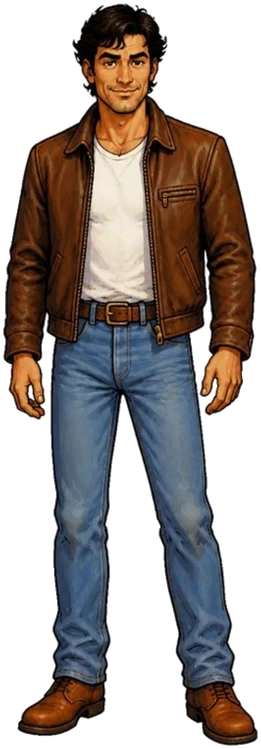
#> input picture art/style_refs/alan_front.png, 261 x 749 px
$ python -i gen_image.py   (imports and definitions only)
#> lines starting #> are read from the running program, lines starting #| are printed output that depends on the picture; after the words box and inside, x2 and y2 are one past the last pixel; in counts of white or black regions, pixels touching at a corner belong together
#> further down, picture is the input picture: PIL image 261x749 RGBA; mean R, G, B, A 67.1, 58.4, 54.7, 144.7
# Edits an existing Canva sprite with Gemini (variations only: new poses, in-betweens, mouths, fixes).
#   python3 scripts/gen_image.py --ref art/sprites/alan_side.webp [--ref extra.png ...] \
#       --prompt "same pose, facing left" --out art/review/alan/test/alan_side_left.png
# The first --ref is the main reference: palette, canvas size and feet anchor are matched to it.
# Every call also sends art/style_refs/*.png and the fixed style text. Each result is keyed to
# transparency, colour-matched, framed, saved, put side by side with the reference in the output
# folder (<out>_sbs.png) and logged to art/review/log.md. Nothing here touches the game.
# The API key comes from .env (GEMINI_API_KEY) and is never printed or written anywhere.
import argparse, base64, datetime, glob, io, json, os, sys
import numpy as np
from PIL import Image, ImageDraw

ROOT = os.path.dirname(os.path.dirname(os.path.abspath(__file__)))
MODEL = 'gemini-nano-banana-2.1'
STYLE = ('Match the reference images exactly: same painted 1990s point-and-click adventure style, '
         'same line weight, same colour palette, same lighting and proportions. '
         'Change only what the prompt asks for.')
KEY_RGB = (0, 177, 64)  # flat chroma green behind every reference; keyed out of the result
KEY_NAME = 'green'  # --key magenta for subjects painted green (the bench man's park bench)
KEYS = {'green': (0, 177, 64), 'magenta': (255, 0, 255)}
# USD per 1M tokens (ai.google.dev pricing, standard tier)
PRICE = {'gemini-nano-banana-2.1': (1.50, 7.50, 30.00), 'gemini-3-pro-image': (2.00, 12.00, 120.00),
         'gemini-3.1-flash-lite-image': (0.25, 1.50, 30.00)}


# [35 lines left out: functions api_key, sprite_meta, on_key, png_b64, aspect_for, not called in this run]


def key_out(im):
    """Flat green background -> alpha, with despill on the edge pixels."""
    a = np.asarray(im.convert('RGB')).astype(np.float32)
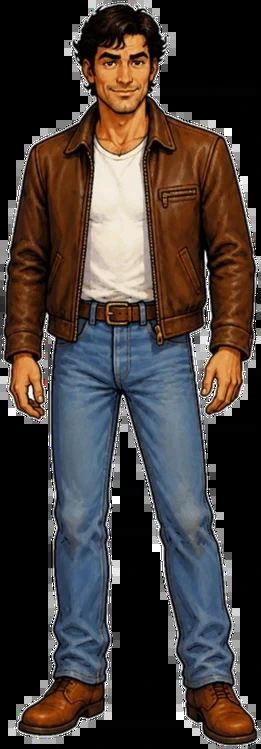
#> a: shape (749, 261, 3) float32; mean R, G, B 67.1, 58.4, 54.7
    r, g, b = a[..., 0], a[..., 1], a[..., 2]
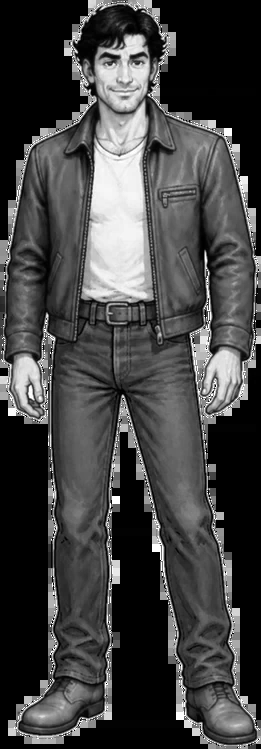
#> r: shape (749, 261) float32; min 0, max 255, mean 67.1
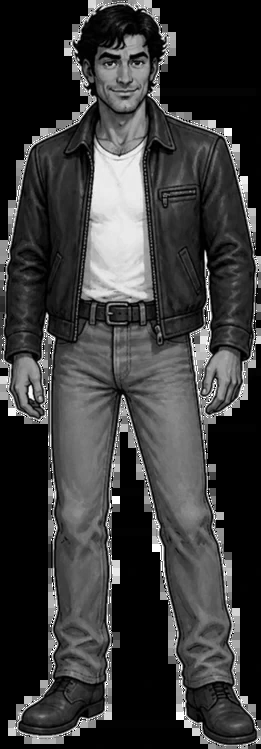
#> g: shape (749, 261) float32; min 0, max 255, mean 58.4
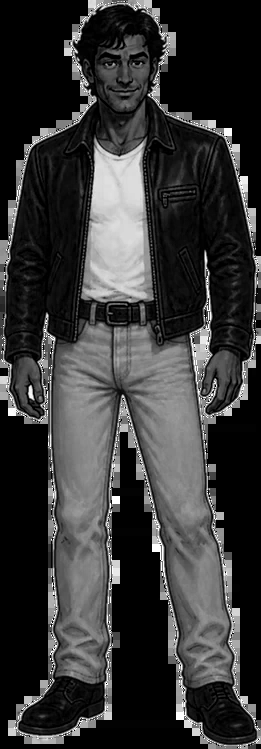
#> b: shape (749, 261) float32; min 0, max 255, mean 54.7
    green = g - np.maximum(r, b) if KEY_NAME == 'green' else np.minimum(r, b) - g  # how far toward the key colour
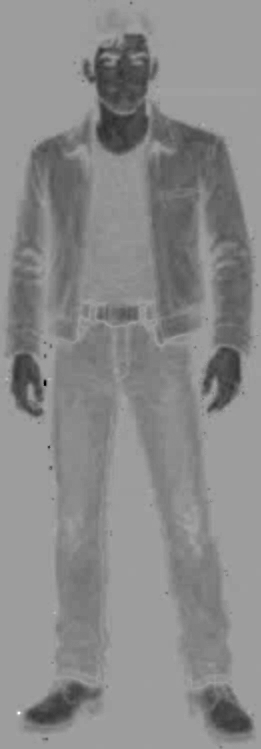
#> green: shape (749, 261) float32; min -142, max 88, mean -17.2; drawn with min black and max white
    alpha = np.clip(1 - (green - 25) / 60, 0, 1)      # solid >= 85 over, opaque <= 25 over
    spill = np.clip(green, 0, None) * (alpha < 1)     # pull the leftover green out of the fringe
    if KEY_NAME == 'green': a[..., 1] -= spill * 0.85
#> a: shape (749, 261, 3) float32; 0.01% of pixels changed, all inside (x1, y1, x2, y2) = (17, 711, 21, 715)
    else: a[..., 0] -= spill * 0.85; a[..., 2] -= spill * 0.85
    out = np.dstack([np.clip(a, 0, 255), alpha * 255]).astype(np.uint8)
    out = Image.fromarray(out, 'RGBA')
    # keep only the largest connected figure (drops stray specks)
    import cv2
    m = (np.asarray(out)[..., 3] > 128).astype(np.uint8)
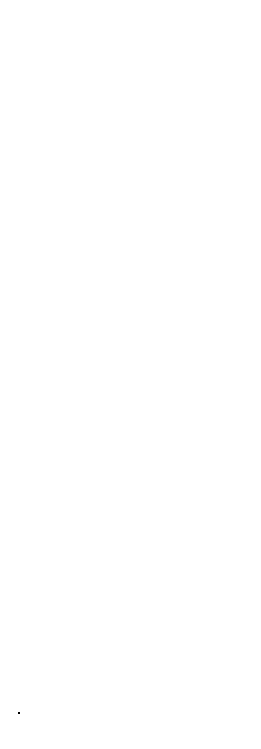
#> m: shape (749, 261); values 0 (black) and 1 (white), 100% white; black in thin lines or dots, all inside (x1, y1, x2, y2) = (18, 712, 20, 714)
    n, lab, st, _ = cv2.connectedComponentsWithStats(m, 8)
#> n = 2; st = [[18, 712, 2, 2, 4], [0, 0, 261, 749, 195485]]
    if n > 2:
        keep = np.zeros_like(m)
        big = st[1:, cv2.CC_STAT_AREA].max()
        for i in range(1, n):
            if st[i, cv2.CC_STAT_AREA] >= big * 0.02: keep[lab == i] = 1
        arr = np.asarray(out).copy(); arr[..., 3] = arr[..., 3] * cv2.dilate(keep, np.ones((3, 3), np.uint8))
        out = Image.fromarray(arr, 'RGBA')
    return out


# [58 lines left out: functions defringe, match_palette, feet, frame_to, not called in this run]


def fig_height(im):
    ys = np.where((np.asarray(im)[..., 3] > 128).any(1))[0]
    return float(ys.max() - ys.min())


# [114 lines left out: functions match_height, reframe, side_by_side, main, not called in this run]


# [2 lines not run here, left out]

>>> from PIL import Image
>>> picture = Image.open('../art/style_refs/alan_front.png')
>>> result = key_out(picture)
